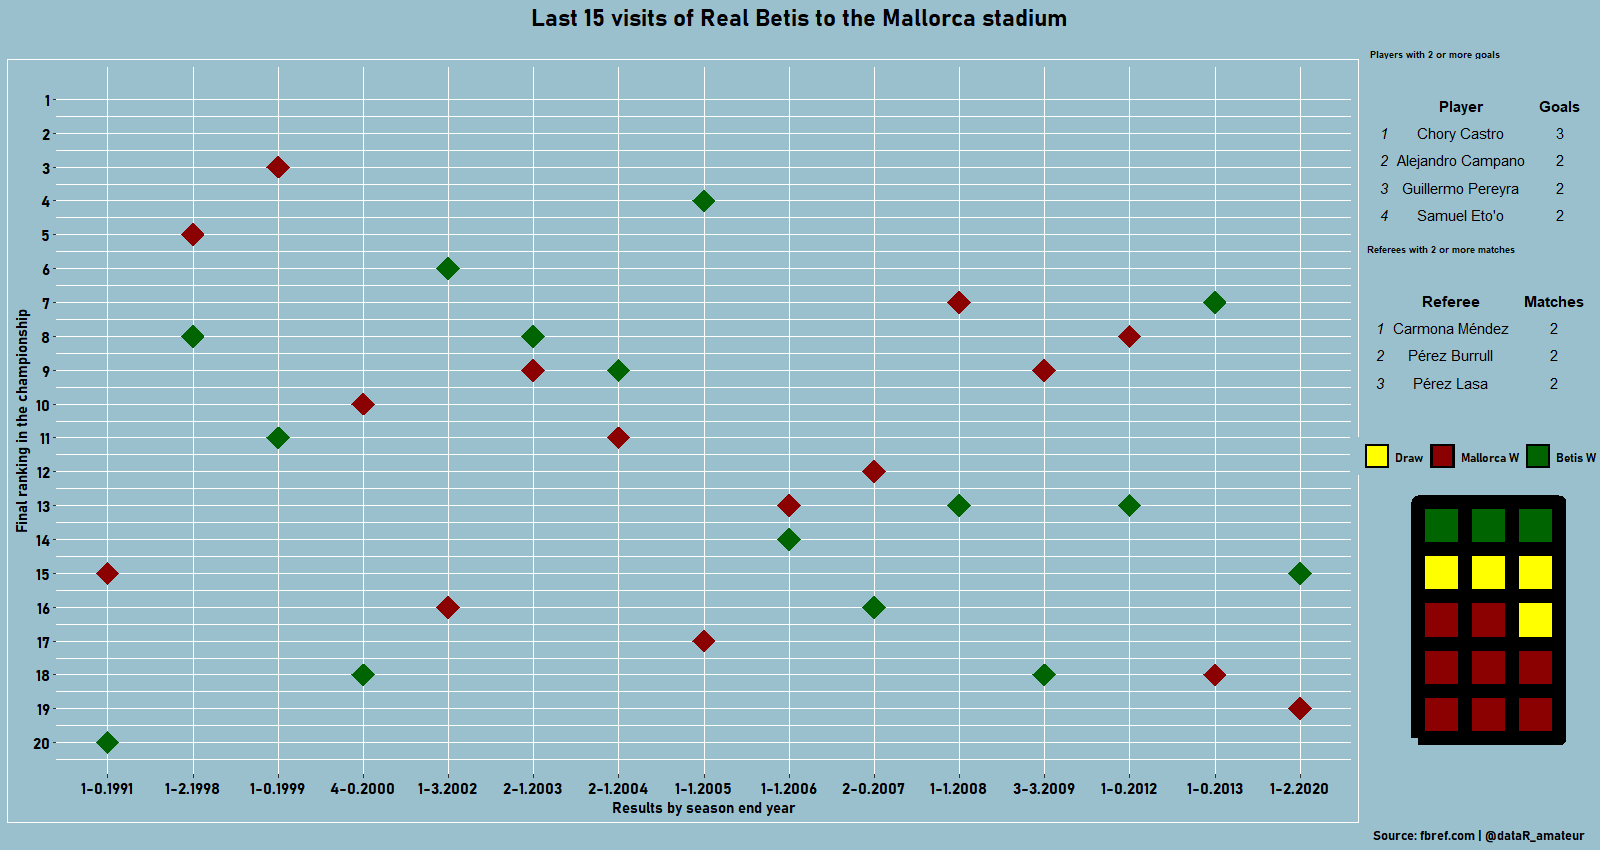

Source code (R):
library(tidyverse)

library(worldfootballR)

windowsFonts("Bahnschrift" = windowsFont("Bahnschrift"))

library(extrafont)
loadfonts(device = "win")


x1 <- get_match_summary(match_url = "https://fbref.com/en/matches/7562d480/Mallorca-Real-Betis-October-7-1990-La-Liga")
x2 <- get_match_summary(match_url = "https://fbref.com/en/matches/73628c75/Mallorca-Real-Betis-December-13-1997-La-Liga")
x3 <- get_match_summary(match_url = "https://fbref.com/en/matches/6e72a8c8/Mallorca-Real-Betis-December-5-1998-La-Liga")
x4 <- get_match_summary(match_url = "https://fbref.com/en/matches/de83c6bc/Mallorca-Real-Betis-April-30-2000-La-Liga")
x5 <- get_match_summary(match_url = "https://fbref.com/en/matches/1d2e2288/Mallorca-Real-Betis-April-28-2002-La-Liga")
x6 <- get_match_summary(match_url = "https://fbref.com/en/matches/2f687f39/Mallorca-Real-Betis-March-9-2003-La-Liga")
x7 <- get_match_summary(match_url = "https://fbref.com/en/matches/f2ea65c7/Mallorca-Real-Betis-November-30-2003-La-Liga")
x8 <- get_match_summary(match_url = "https://fbref.com/en/matches/05f1c579/Mallorca-Real-Betis-May-29-2005-La-Liga")
x9 <- get_match_summary(match_url = "https://fbref.com/en/matches/ba7d38e4/Mallorca-Real-Betis-January-8-2006-La-Liga")
x10 <- get_match_summary(match_url = "https://fbref.com/en/matches/5547c6e6/Mallorca-Real-Betis-March-17-2007-La-Liga")
x11 <- get_match_summary(match_url = "https://fbref.com/en/matches/9a99213b/Mallorca-Real-Betis-February-24-2008-La-Liga")
x12 <- get_match_summary(match_url = "https://fbref.com/en/matches/39141a28/Mallorca-Real-Betis-March-8-2009-La-Liga")
x13 <- get_match_summary(match_url = "https://fbref.com/en/matches/4d34806c/Mallorca-Real-Betis-February-4-2012-La-Liga")
x14 <- get_match_summary(match_url = "https://fbref.com/en/matches/c3b7556b/Mallorca-Real-Betis-May-20-2013-La-Liga")
x15 <- get_match_summary(match_url = "https://fbref.com/en/matches/0a6543f1/Mallorca-Real-Betis-November-30-2019-La-Liga")



mall_bet_summary <-  rbind(x1, x2, x3,
                           x4, x5, x6,
                           x7, x8, x9, 
                           x10, x11, x12,
                           x13, x14, x15)

goals <- mall_bet_summary %>% 
  filter(Event_Type == "Goal") %>% 
  group_by(Event_Type, Event_Players) %>% 
  count(Event_Type) %>% 
  arrange(desc(n))
goals








y1 <- get_match_report(match_url = "https://fbref.com/en/matches/7562d480/Mallorca-Real-Betis-October-7-1990-La-Liga")
y2 <- get_match_report(match_url = "https://fbref.com/en/matches/73628c75/Mallorca-Real-Betis-December-13-1997-La-Liga")
y3 <- get_match_report(match_url = "https://fbref.com/en/matches/6e72a8c8/Mallorca-Real-Betis-December-5-1998-La-Liga")
y4 <- get_match_report(match_url = "https://fbref.com/en/matches/de83c6bc/Mallorca-Real-Betis-April-30-2000-La-Liga")
y5 <- get_match_report(match_url = "https://fbref.com/en/matches/1d2e2288/Mallorca-Real-Betis-April-28-2002-La-Liga")
y6 <- get_match_report(match_url = "https://fbref.com/en/matches/2f687f39/Mallorca-Real-Betis-March-9-2003-La-Liga")
y7 <- get_match_report(match_url = "https://fbref.com/en/matches/f2ea65c7/Mallorca-Real-Betis-November-30-2003-La-Liga")
y8 <- get_match_report(match_url = "https://fbref.com/en/matches/05f1c579/Mallorca-Real-Betis-May-29-2005-La-Liga")
y9 <- get_match_report(match_url = "https://fbref.com/en/matches/ba7d38e4/Mallorca-Real-Betis-January-8-2006-La-Liga")
y10 <- get_match_report(match_url = "https://fbref.com/en/matches/5547c6e6/Mallorca-Real-Betis-March-17-2007-La-Liga")
y11 <- get_match_report(match_url = "https://fbref.com/en/matches/9a99213b/Mallorca-Real-Betis-February-24-2008-La-Liga")
y12 <- get_match_report(match_url = "https://fbref.com/en/matches/39141a28/Mallorca-Real-Betis-March-8-2009-La-Liga")
y13 <- get_match_report(match_url = "https://fbref.com/en/matches/4d34806c/Mallorca-Real-Betis-February-4-2012-La-Liga")
y14 <- get_match_report(match_url = "https://fbref.com/en/matches/c3b7556b/Mallorca-Real-Betis-May-20-2013-La-Liga")
y15 <- get_match_report(match_url = "https://fbref.com/en/matches/0a6543f1/Mallorca-Real-Betis-November-30-2019-La-Liga")




mall_bet_summary_report <-  bind_rows(y1, y2, y3,
                                      y4, y5, y6,
                                      y7, y8, y9, 
                                      y10, y11, y12,
                                      y13, y14, y15)






mall_bet_summary_report$Season

z1 <- get_match_results(country = "ESP", gender = "M", season_end_year = 1991, tier = "1st")
z2 <- get_match_results(country = "ESP", gender = "M", season_end_year = 1998, tier = "1st")
z3 <- get_match_results(country = "ESP", gender = "M", season_end_year = 1999, tier = "1st")
z4 <- get_match_results(country = "ESP", gender = "M", season_end_year = 2000, tier = "1st")
z5 <- get_match_results(country = "ESP", gender = "M", season_end_year = 2002, tier = "1st")
z6 <- get_match_results(country = "ESP", gender = "M", season_end_year = 2003, tier = "1st")
z7 <- get_match_results(country = "ESP", gender = "M", season_end_year = 2004, tier = "1st")
z8 <- get_match_results(country = "ESP", gender = "M", season_end_year = 2005, tier = "1st")
z9 <- get_match_results(country = "ESP", gender = "M", season_end_year = 2006, tier = "1st")
z10 <- get_match_results(country = "ESP", gender = "M", season_end_year = 2007, tier = "1st")
z11 <- get_match_results(country = "ESP", gender = "M", season_end_year = 2008, tier = "1st")
z12 <- get_match_results(country = "ESP", gender = "M", season_end_year = 2009, tier = "1st")
z13 <- get_match_results(country = "ESP", gender = "M", season_end_year = 2012, tier = "1st")
z14 <- get_match_results(country = "ESP", gender = "M", season_end_year = 2013, tier = "1st")
z15 <- get_match_results(country = "ESP", gender = "M", season_end_year = 2020, tier = "1st")


summary_match_results <- bind_rows(
  z1, z2, z3,
  z4, z5, z6,
  z7, z8, z9,
  z10, z11, z12,
  z13, z14, z15)



summary_match_results$Away <- recode(summary_match_results$Away, Betis = "Real Betis")


mall_betis_match_results <- summary_match_results %>% 
  filter(Home == "Mallorca", Away == "Real Betis") 

mall_betis_match_results %>% 
  count(Referee) %>% 
  arrange(desc(n))


mall_betis_match_results <- mall_betis_match_results %>% 
  mutate(result_betis =
           case_when(HomeGoals < AwayGoals ~ "win", 
                     HomeGoals > AwayGoals  ~ "lose",
                     HomeGoals == AwayGoals ~ "draw")) %>% 
  mutate(final_position_betis =
           case_when(Season_End_Year == 1991 ~ 20,
                     Season_End_Year == 1998 ~ 8,
                     Season_End_Year == 1999 ~ 11,
                     Season_End_Year == 2000 ~ 18,
                     Season_End_Year == 2002 ~ 6,
                     Season_End_Year == 2003 ~ 8,
                     Season_End_Year == 2004 ~ 9,
                     Season_End_Year == 2005 ~ 4,
                     Season_End_Year == 2006 ~ 14,
                     Season_End_Year == 2007 ~ 16,
                     Season_End_Year == 2008 ~ 13,
                     Season_End_Year == 2009 ~ 18,
                     Season_End_Year == 2012 ~ 13,
                     Season_End_Year == 2013 ~ 7,
                     Season_End_Year == 2020 ~ 15)) %>% 
  relocate(result_betis, .after = AwayGoals) %>% 
  relocate(final_position_betis, .after = result_betis) %>% 
  mutate(final_position_mallorca =
           case_when(Season_End_Year == 1991 ~ 15,
                     Season_End_Year == 1998 ~ 5,
                     Season_End_Year == 1999 ~ 3,
                     Season_End_Year == 2000 ~ 10,
                     Season_End_Year == 2002 ~ 16,
                     Season_End_Year == 2003 ~ 9,
                     Season_End_Year == 2004 ~ 11,
                     Season_End_Year == 2005 ~ 17,
                     Season_End_Year == 2006 ~ 13,
                     Season_End_Year == 2007 ~ 12,
                     Season_End_Year == 2008 ~ 7,
                     Season_End_Year == 2009 ~ 9,
                     Season_End_Year == 2012 ~ 8,
                     Season_End_Year == 2013 ~ 18,
                     Season_End_Year == 2020 ~ 19)) %>% 
  unite("scoreboard", HomeGoals, AwayGoals, sep = "-", remove = FALSE)






mall_betis_match_results %>% 
  count(result_betis) %>% 
  arrange(desc(n))

mall_betis_match_results %>% 
  filter(Day == "Sat") %>% 
  count(result_betis) %>% 
  arrange(desc(n))


p20 <- mall_betis_match_results %>% 
  ggplot(aes(x = interaction(scoreboard, Season_End_Year), y = final_position_betis)) +
  geom_point(aes(y = final_position_betis), color = "darkgreen", size = 8, shape = 18) +
  geom_point(aes(y = final_position_mallorca), color = "darkred", size = 8, shape = 18) +
  scale_y_reverse(limits = c(20, 1), breaks = seq(20, 1), name = "Final ranking in the championship") +
  scale_x_discrete(name = "Results by season end year") +
  theme(text=element_text(family = "Bahnschrift", face = "bold"),
        plot.background=element_rect(fill = "lightblue3"),
        panel.background = element_rect(fill = "lightblue3"),
        panel.grid = element_line(colour = "white"),
        axis.text = element_text(color = "black", size = 12),
        axis.title = element_text(color = "black"))

p20


library(gt)


goals <- mall_bet_summary %>% 
  filter(Event_Type == "Goal") %>% 
  group_by(Event_Type, Event_Players) %>% 
  count(Event_Type) %>% 
  arrange(desc(n)) %>% 
  head(4) 
goals

goals$Event_Type <- NULL

goals <- goals %>% 
  rename(Player = Event_Players) %>% 
  rename(Goals = n)



library(hrbrthemes)
library(ggpubr)


tab_goals <- ggtexttable(head(goals), theme = ttheme("blank")) %>%
  tab_add_title(text = "", face = "plain", size = 4) %>%
  tab_add_title(text = "Players with 2 or more goals", face = "bold", 
                size = 6.5, padding = unit(0.1, "line")) %>%
  tab_add_footnote(text = "", size = 10, face = "bold.italic") +
  theme(plot.background = element_rect(fill = "lightblue3", color = "lightblue3"),
        text=element_text(family = "Bahnschrift", face = "bold"))
tab_goals




referees <- mall_betis_match_results %>% 
  count(Referee) %>% 
  arrange(desc(n)) %>% 
  rename(Matches = n) %>% 
  head(3)


tab_referees <- ggtexttable(head(referees), theme = ttheme("blank")) %>%
  tab_add_title(text = "", face = "plain", size = 4) %>%
  tab_add_title(text = "Referees with 2 or more matches", face = "bold", 
                size = 7, padding = unit(0.1, "line")) %>%
  tab_add_footnote(text = "", size = 10, face = "bold.italic") +
  theme(plot.background = element_rect(fill = "lightblue3", color = "lightblue3"),
        text=element_text(family = "Bahnschrift", face = "bold"))
tab_referees



library(hrbrthemes)
library(waffle)

waffle_result <- mall_betis_match_results %>% 
  count(result_betis) %>% 
  arrange(desc(n))


waffle_result %>% 
  ggplot(aes(fill = result_betis, values = n)) +
  expand_limits(x=c(0,0), y=c(0,0)) +
  coord_equal() +
  labs(fill = NULL, colour = NULL) + 
  theme(legend.position = "top",
        legend.background = element_rect(fill = "lightblue3"),
        axis.line=element_blank(),
        axis.text.x=element_blank(),
        axis.text.y=element_blank(),
        axis.ticks=element_blank(),
        axis.title.x=element_blank(),
        axis.title.y=element_blank(),
        panel.background=element_blank(),
        panel.border=element_blank(),
        panel.grid.major=element_blank(),
        panel.grid.minor=element_blank(),
        plot.background=element_rect(fill = "lightblue3", color = "lightblue3"),
        text=element_text(family = "Bahnschrift", face = "bold")) -> waf

p30 <- waf +
  geom_waffle(
    n_rows = 3,
    size = 5, colour = "black", flip = TRUE, 
    make_proportional = F
  ) +
  scale_fill_manual(name = "", labels = c("Draw", "Mallorca W", "Betis W"),
                    values = c("yellow", "darkred", "darkgreen")) +
  theme(legend.position = "top", 
        legend.background = element_rect(fill = "lightblue3"),
        legend.key = element_rect(fill = "black", color = "black"),
        axis.line=element_blank(),
        axis.text.x=element_blank(),
        axis.text.y=element_blank(),
        axis.ticks=element_blank(),
        axis.title.x=element_blank(),
        axis.title.y=element_blank(),
        panel.background=element_blank(),
        panel.border=element_blank(),
        panel.grid.major=element_blank(),
        panel.grid.minor=element_blank(),
        plot.background=element_rect(fill = "lightblue3", color = "lightblue3"),
        text=element_text(family = "Bahnschrift", face = "bold"))
p30


library(patchwork)


patchwork_ <- p20 + ((tab_goals / tab_referees+ plot_layout(ncol = 1)) / p30 )

g <- patchwork_ + plot_annotation(
  title = 'Last 15 visits of Real Betis to the Mallorca stadium',
  subtitle = '',
  caption = 'Source: fbref.com | @dataR_amateur') +
  plot_layout(widths = c(3,0.5)) +
  theme(legend.position = "top")

g <- g + plot_annotation(theme = theme(plot.background = element_rect(fill  = 'lightblue3', color = "lightblue3")))

g <- g + plot_annotation(theme = theme(text=element_text(family = "Bahnschrift", face = "bold"))) 

g <- g + plot_annotation(theme = theme(plot.title = element_text(size = 18, hjust = 0.5),
                                       plot.caption = element_text(size = 9.5, hjust = 1)))

g
